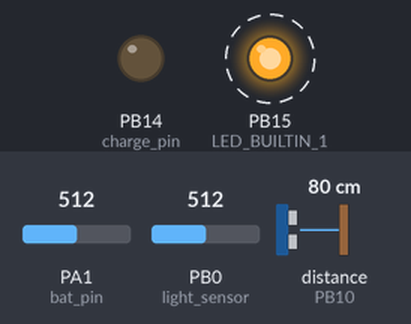
Simulated run of this program. Board: STM32 Blue Pill. On the bench: output pins drawn as LEDs (lit = HIGH). Wiring (inferred from the names in the program): ultrasonic range finder: trigger PB11; echo PB10. Dashed ring = blinking. Inputs (shaded band) come from the test bench; at power-on: PA1 (bat_pin) = 512, PB0 (light_sensor) = 512, distance to the obstacle (sensor on PB10) 80 cm. The echo pulse lasts 58.3 µs per cm; no radio packets arrive unless stated; pins used as bus, display or sensor lines are not drawn.

Above: at 0.5 s.
Timing chart, 0 to 4.9 s (numbered marks = the images above):
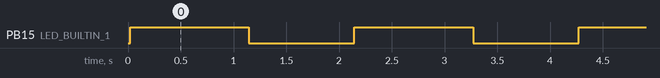

Measured:
- by itself, PB15 (LED_BUILTIN_1): alternates HIGH for 1.1 s and LOW for 1.0 s

The program:

main.cpp
```cpp
/*
 circuitdigest.com
 Sample STM32 Blink Program for Blue Pill board
 */

#include <Arduino.h>
#include <ArduinoJson.h>
#include <SPI.h>              // include libraries
// #include <LoRa.h>
#include <LoRa_STM32.h>

#define LED_BUILTIN_1 PB15
#define echoPin PB10 // attach pin D2 Arduino to pin Echo of HC-SR04
#define trigPin PB11 //attach pin D3 Arduino to pin Trig of HC-SR04
#define light_sensor PB0

#define csPin  PA4          // LoRa radio chip select
#define resetPin  PC13       // LoRa radio reset
#define irqPin  PA0  // change for your board; must be a hardware interrupt pin
#define bat_pin PA1   // to get the current Battery Volts
#define charge_pin PB14

boolean charge = false;

String outgoing;              // outgoing message

byte msgCount = 0;            // count of outgoing messages
byte localAddress = 0xBB;     // address of this device
byte destination = 0xFF;      // destination to send to
long lastSendTime = 0;        // last send time
int interval = 1000;          // interval between sends


void sendMessage(String outgoing) {
  LoRa.beginPacket();                   // start packet
  // LoRa.write(destination);              // add destination address
  // LoRa.write(localAddress);             // add sender address
  // LoRa.write(msgCount);                 // add message ID
  // LoRa.write(outgoing.length());        // add payload length
  LoRa.print(outgoing);                 // add payload
  LoRa.endPacket();                     // finish packet and send it
  // msgCount++;                           // increment message ID
}


// returns the distance (cm)
void measureDistance() {
  digitalWrite(trigPin, LOW);
  delayMicroseconds(2);
  digitalWrite(trigPin, HIGH); // We send a 10us pulse
  delayMicroseconds(10);
  // delay(1);
  digitalWrite(trigPin, LOW);

  uint32_t duration = pulseIn(echoPin, HIGH, 25000); // We wait for the echo to come back, with a timeout of 20ms, which corresponds approximately to 3m
  // long duration = pulseIn(echoPin, HIGH);

  // pulseIn will only return 0 if it timed out. (or if echoPin was already to 1, but it should not happen)
  // If we timed out
  if(duration == 0) {
    pinMode(echoPin, OUTPUT); // Then we set echo pin to output mode
    digitalWrite(echoPin, LOW); // We send a LOW pulse to the echo pin
    delayMicroseconds(200);
    pinMode(echoPin, INPUT); // And finaly we come back to input mode
  }

  // float distance = (duration/2) / 29.1; // We calculate the distance (sound speed in air is aprox. 291m/s), /2 because of the pulse going and coming
  float distance = duration * 0.034 / 2;
  // float distance = duration / 58.138f;

  // String payload = "{\"type\":\"" BOARD_TYPE "\", \"uniqueId\":\"" +BOARD_ID+"\", \"deviceIndex\":1, \"deviceValue\": " +String(sw1Val)+"}";
  String payload;
  StaticJsonDocument<200> data;
//  JsonObject& jsonOut = dataJsonBuffer.createObject();

  data["distanc"] = distance;
  data["light"]=analogRead(light_sensor);
  String output;
  serializeJson(data, output);
  sendMessage(output);
}

void checkBattery() {
   StaticJsonDocument<200> bat_status;
   bat_status["battery_status"]=analogRead(bat_pin);
   String output=" ";
   serializeJson(bat_status,output);
   sendMessage(output);
}

// the setup function runs once when you press reset or power the board
void setup() {
  // initialize digital pin LED_BUILTIN  as an output.
  pinMode(LED_BUILTIN_1, OUTPUT);
  pinMode(trigPin, OUTPUT); // Sets the trigPin as an OUTPUT
  pinMode(echoPin, INPUT); // Sets the echoPin as an INPUT
  pinMode(light_sensor,INPUT);
  pinMode(charge_pin,OUTPUT);
  pinMode(bat_pin,INPUT);

 LoRa.setPins(csPin, resetPin, irqPin);// set CS, reset, IRQ pin

  if (!LoRa.begin(433E6)) {             // initialize ratio at 915 MHz
     Serial.println("LoRa init failed. Check your connections.");
    while (true);                       // if failed, do nothing
  }

}

// the loop function runs over and over again forever
void loop() {
  digitalWrite(LED_BUILTIN_1, HIGH);   // turn the LED on (HIGH is the voltage level)
  delay(1000);
  checkBattery();
  measureDistance();
  digitalWrite(LED_BUILTIN_1, LOW);    // turn the LED off by making the voltage LOW
  delay(1000);              // wait for a second
}
```
